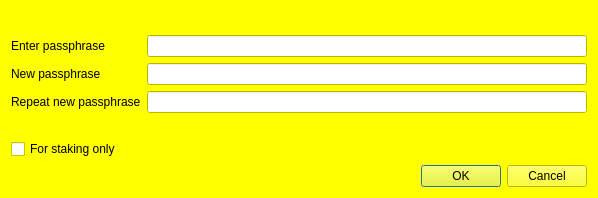
<?xml version="1.0" encoding="UTF-8"?>
<ui version="4.0">
 <class>AskPassphraseDialog</class>
 <widget class="QDialog" name="AskPassphraseDialog">
  <property name="geometry">
   <rect>
    <x>0</x>
    <y>0</y>
    <width>598</width>
    <height>198</height>
   </rect>
  </property>
  <property name="sizePolicy">
   <sizepolicy hsizetype="Preferred" vsizetype="Minimum">
    <horstretch>0</horstretch>
    <verstretch>0</verstretch>
   </sizepolicy>
  </property>
  <property name="minimumSize">
   <size>
    <width>550</width>
    <height>0</height>
   </size>
  </property>
  <property name="palette">
   <palette>
    <active>
     <colorrole role="WindowText">
      <brush brushstyle="SolidPattern">
       <color alpha="255">
        <red>0</red>
        <green>0</green>
        <blue>0</blue>
       </color>
      </brush>
     </colorrole>
     <colorrole role="Button">
      <brush brushstyle="SolidPattern">
       <color alpha="255">
        <red>255</red>
        <green>255</green>
        <blue>0</blue>
       </color>
      </brush>
     </colorrole>
     <colorrole role="Light">
      <brush brushstyle="SolidPattern">
       <color alpha="255">
        <red>255</red>
        <green>255</green>
        <blue>127</blue>
       </color>
      </brush>
     </colorrole>
     <colorrole role="Midlight">
      <brush brushstyle="SolidPattern">
       <color alpha="255">
        <red>255</red>
        <green>255</green>
        <blue>63</blue>
       </color>
      </brush>
     </colorrole>
     <colorrole role="Dark">
      <brush brushstyle="SolidPattern">
       <color alpha="255">
        <red>127</red>
        <green>127</green>
        <blue>0</blue>
       </color>
      </brush>
     </colorrole>
     <colorrole role="Mid">
      <brush brushstyle="SolidPattern">
       <color alpha="255">
        <red>170</red>
        <green>170</green>
        <blue>0</blue>
       </color>
      </brush>
     </colorrole>
     <colorrole role="Text">
      <brush brushstyle="SolidPattern">
       <color alpha="255">
        <red>0</red>
        <green>0</green>
        <blue>0</blue>
       </color>
      </brush>
     </colorrole>
     <colorrole role="BrightText">
      <brush brushstyle="SolidPattern">
       <color alpha="255">
        <red>255</red>
        <green>255</green>
        <blue>255</blue>
       </color>
      </brush>
     </colorrole>
     <colorrole role="ButtonText">
      <brush brushstyle="SolidPattern">
       <color alpha="255">
        <red>0</red>
        <green>0</green>
        <blue>0</blue>
       </color>
      </brush>
     </colorrole>
     <colorrole role="Base">
      <brush brushstyle="SolidPattern">
       <color alpha="255">
        <red>255</red>
        <green>255</green>
        <blue>255</blue>
       </color>
      </brush>
     </colorrole>
     <colorrole role="Window">
      <brush brushstyle="SolidPattern">
       <color alpha="255">
        <red>255</red>
        <green>255</green>
        <blue>0</blue>
       </color>
      </brush>
     </colorrole>
     <colorrole role="Shadow">
      <brush brushstyle="SolidPattern">
       <color alpha="255">
        <red>0</red>
        <green>0</green>
        <blue>0</blue>
       </color>
      </brush>
     </colorrole>
     <colorrole role="AlternateBase">
      <brush brushstyle="SolidPattern">
       <color alpha="255">
        <red>255</red>
        <green>255</green>
        <blue>127</blue>
       </color>
      </brush>
     </colorrole>
     <colorrole role="ToolTipBase">
      <brush brushstyle="SolidPattern">
       <color alpha="255">
        <red>255</red>
        <green>255</green>
        <blue>220</blue>
       </color>
      </brush>
     </colorrole>
     <colorrole role="ToolTipText">
      <brush brushstyle="SolidPattern">
       <color alpha="255">
        <red>0</red>
        <green>0</green>
        <blue>0</blue>
       </color>
      </brush>
     </colorrole>
    </active>
    <inactive>
     <colorrole role="WindowText">
      <brush brushstyle="SolidPattern">
       <color alpha="255">
        <red>0</red>
        <green>0</green>
        <blue>0</blue>
       </color>
      </brush>
     </colorrole>
     <colorrole role="Button">
      <brush brushstyle="SolidPattern">
       <color alpha="255">
        <red>255</red>
        <green>255</green>
        <blue>0</blue>
       </color>
      </brush>
     </colorrole>
     <colorrole role="Light">
      <brush brushstyle="SolidPattern">
       <color alpha="255">
        <red>255</red>
        <green>255</green>
        <blue>127</blue>
       </color>
      </brush>
     </colorrole>
     <colorrole role="Midlight">
      <brush brushstyle="SolidPattern">
       <color alpha="255">
        <red>255</red>
        <green>255</green>
        <blue>63</blue>
       </color>
      </brush>
     </colorrole>
     <colorrole role="Dark">
      <brush brushstyle="SolidPattern">
       <color alpha="255">
        <red>127</red>
        <green>127</green>
        <blue>0</blue>
       </color>
      </brush>
     </colorrole>
     <colorrole role="Mid">
      <brush brushstyle="SolidPattern">
       <color alpha="255">
        <red>170</red>
        <green>170</green>
        <blue>0</blue>
       </color>
      </brush>
     </colorrole>
     <colorrole role="Text">
      <brush brushstyle="SolidPattern">
       <color alpha="255">
        <red>0</red>
        <green>0</green>
        <blue>0</blue>
       </color>
      </brush>
     </colorrole>
     <colorrole role="BrightText">
      <brush brushstyle="SolidPattern">
       <color alpha="255">
        <red>255</red>
        <green>255</green>
        <blue>255</blue>
       </color>
      </brush>
     </colorrole>
     <colorrole role="ButtonText">
      <brush brushstyle="SolidPattern">
       <color alpha="255">
        <red>0</red>
        <green>0</green>
        <blue>0</blue>
       </color>
      </brush>
     </colorrole>
     <colorrole role="Base">
      <brush brushstyle="SolidPattern">
       <color alpha="255">
        <red>255</red>
        <green>255</green>
        <blue>255</blue>
       </color>
      </brush>
     </colorrole>
     <colorrole role="Window">
      <brush brushstyle="SolidPattern">
       <color alpha="255">
        <red>255</red>
        <green>255</green>
        <blue>0</blue>
       </color>
      </brush>
     </colorrole>
     <colorrole role="Shadow">
      <brush brushstyle="SolidPattern">
       <color alpha="255">
        <red>0</red>
        <green>0</green>
        <blue>0</blue>
       </color>
      </brush>
     </colorrole>
     <colorrole role="AlternateBase">
      <brush brushstyle="SolidPattern">
       <color alpha="255">
        <red>255</red>
        <green>255</green>
        <blue>127</blue>
       </color>
      </brush>
     </colorrole>
     <colorrole role="ToolTipBase">
      <brush brushstyle="SolidPattern">
       <color alpha="255">
        <red>255</red>
        <green>255</green>
        <blue>220</blue>
       </color>
      </brush>
     </colorrole>
     <colorrole role="ToolTipText">
      <brush brushstyle="SolidPattern">
       <color alpha="255">
        <red>0</red>
        <green>0</green>
        <blue>0</blue>
       </color>
      </brush>
     </colorrole>
    </inactive>
    <disabled>
     <colorrole role="WindowText">
      <brush brushstyle="SolidPattern">
       <color alpha="255">
        <red>127</red>
        <green>127</green>
        <blue>0</blue>
       </color>
      </brush>
     </colorrole>
     <colorrole role="Button">
      <brush brushstyle="SolidPattern">
       <color alpha="255">
        <red>255</red>
        <green>255</green>
        <blue>0</blue>
       </color>
      </brush>
     </colorrole>
     <colorrole role="Light">
      <brush brushstyle="SolidPattern">
       <color alpha="255">
        <red>255</red>
        <green>255</green>
        <blue>127</blue>
       </color>
      </brush>
     </colorrole>
     <colorrole role="Midlight">
      <brush brushstyle="SolidPattern">
       <color alpha="255">
        <red>255</red>
        <green>255</green>
        <blue>63</blue>
       </color>
      </brush>
     </colorrole>
     <colorrole role="Dark">
      <brush brushstyle="SolidPattern">
       <color alpha="255">
        <red>127</red>
        <green>127</green>
        <blue>0</blue>
       </color>
      </brush>
     </colorrole>
     <colorrole role="Mid">
      <brush brushstyle="SolidPattern">
       <color alpha="255">
        <red>170</red>
        <green>170</green>
        <blue>0</blue>
       </color>
      </brush>
     </colorrole>
     <colorrole role="Text">
      <brush brushstyle="SolidPattern">
       <color alpha="255">
        <red>127</red>
        <green>127</green>
        <blue>0</blue>
       </color>
      </brush>
     </colorrole>
     <colorrole role="BrightText">
      <brush brushstyle="SolidPattern">
       <color alpha="255">
        <red>255</red>
        <green>255</green>
        <blue>255</blue>
       </color>
      </brush>
     </colorrole>
     <colorrole role="ButtonText">
      <brush brushstyle="SolidPattern">
       <color alpha="255">
        <red>127</red>
        <green>127</green>
        <blue>0</blue>
       </color>
      </brush>
     </colorrole>
     <colorrole role="Base">
      <brush brushstyle="SolidPattern">
       <color alpha="255">
        <red>255</red>
        <green>255</green>
        <blue>0</blue>
       </color>
      </brush>
     </colorrole>
     <colorrole role="Window">
      <brush brushstyle="SolidPattern">
       <color alpha="255">
        <red>255</red>
        <green>255</green>
        <blue>0</blue>
       </color>
      </brush>
     </colorrole>
     <colorrole role="Shadow">
      <brush brushstyle="SolidPattern">
       <color alpha="255">
        <red>0</red>
        <green>0</green>
        <blue>0</blue>
       </color>
      </brush>
     </colorrole>
     <colorrole role="AlternateBase">
      <brush brushstyle="SolidPattern">
       <color alpha="255">
        <red>255</red>
        <green>255</green>
        <blue>0</blue>
       </color>
      </brush>
     </colorrole>
     <colorrole role="ToolTipBase">
      <brush brushstyle="SolidPattern">
       <color alpha="255">
        <red>255</red>
        <green>255</green>
        <blue>220</blue>
       </color>
      </brush>
     </colorrole>
     <colorrole role="ToolTipText">
      <brush brushstyle="SolidPattern">
       <color alpha="255">
        <red>0</red>
        <green>0</green>
        <blue>0</blue>
       </color>
      </brush>
     </colorrole>
    </disabled>
   </palette>
  </property>
  <property name="windowTitle">
   <string>Passphrase Dialog</string>
  </property>
  <layout class="QVBoxLayout" name="verticalLayout">
   <item>
    <widget class="QLabel" name="warningLabel">
     <property name="textFormat">
      <enum>Qt::RichText</enum>
     </property>
     <property name="wordWrap">
      <bool>true</bool>
     </property>
    </widget>
   </item>
   <item>
    <layout class="QFormLayout" name="formLayout">
     <property name="fieldGrowthPolicy">
      <enum>QFormLayout::AllNonFixedFieldsGrow</enum>
     </property>
     <item row="0" column="0">
      <widget class="QLabel" name="passLabel1">
       <property name="text">
        <string>Enter passphrase</string>
       </property>
      </widget>
     </item>
     <item row="0" column="1">
      <widget class="QLineEdit" name="passEdit1">
       <property name="echoMode">
        <enum>QLineEdit::Password</enum>
       </property>
      </widget>
     </item>
     <item row="1" column="0">
      <widget class="QLabel" name="passLabel2">
       <property name="text">
        <string>New passphrase</string>
       </property>
      </widget>
     </item>
     <item row="1" column="1">
      <widget class="QLineEdit" name="passEdit2">
       <property name="echoMode">
        <enum>QLineEdit::Password</enum>
       </property>
      </widget>
     </item>
     <item row="2" column="0">
      <widget class="QLabel" name="passLabel3">
       <property name="text">
        <string>Repeat new passphrase</string>
       </property>
      </widget>
     </item>
     <item row="2" column="1">
      <widget class="QLineEdit" name="passEdit3">
       <property name="echoMode">
        <enum>QLineEdit::Password</enum>
       </property>
      </widget>
     </item>
     <item row="3" column="1">
      <widget class="QLabel" name="capsLabel">
       <property name="font">
        <font>
         <weight>75</weight>
         <bold>true</bold>
        </font>
       </property>
       <property name="text">
        <string/>
       </property>
       <property name="alignment">
        <set>Qt::AlignCenter</set>
       </property>
      </widget>
     </item>
     <item row="4" column="0">
      <widget class="QCheckBox" name="stakingCheckBox">
       <property name="enabled">
        <bool>true</bool>
       </property>
       <property name="visible">
        <bool>false</bool>
       </property>
       <property name="toolTip">
        <string>Serves to disable the trivial sendmoney when OS account compromised. Provides no real security.</string>
       </property>
       <property name="text">
        <string>For staking only</string>
       </property>
      </widget>
     </item>
    </layout>
   </item>
   <item>
    <widget class="QDialogButtonBox" name="buttonBox">
     <property name="orientation">
      <enum>Qt::Horizontal</enum>
     </property>
     <property name="standardButtons">
      <set>QDialogButtonBox::Cancel|QDialogButtonBox::Ok</set>
     </property>
    </widget>
   </item>
  </layout>
 </widget>
 <resources/>
 <connections>
  <connection>
   <sender>buttonBox</sender>
   <signal>accepted()</signal>
   <receiver>AskPassphraseDialog</receiver>
   <slot>accept()</slot>
   <hints>
    <hint type="sourcelabel">
     <x>248</x>
     <y>254</y>
    </hint>
    <hint type="destinationlabel">
     <x>157</x>
     <y>274</y>
    </hint>
   </hints>
  </connection>
  <connection>
   <sender>buttonBox</sender>
   <signal>rejected()</signal>
   <receiver>AskPassphraseDialog</receiver>
   <slot>reject()</slot>
   <hints>
    <hint type="sourcelabel">
     <x>316</x>
     <y>260</y>
    </hint>
    <hint type="destinationlabel">
     <x>286</x>
     <y>274</y>
    </hint>
   </hints>
  </connection>
 </connections>
</ui>
